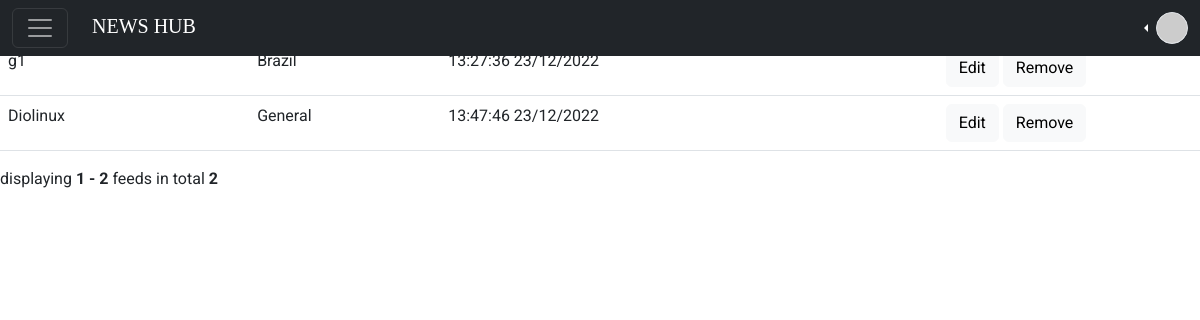
Page /feed (signed in) on the earlier database version.
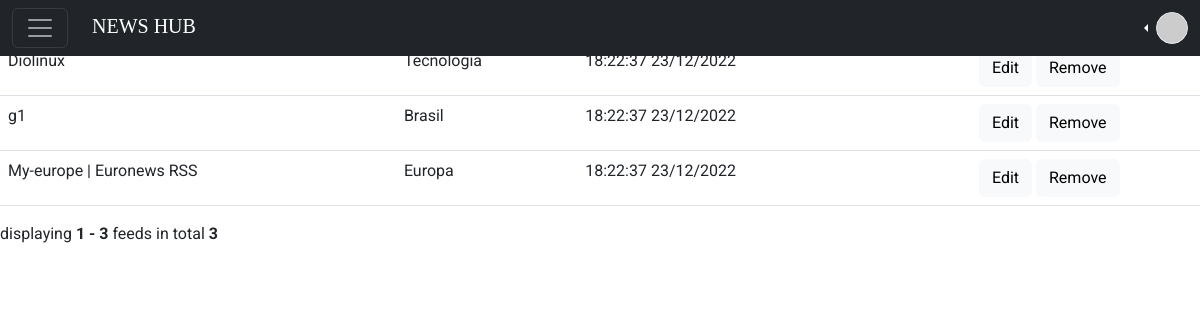
Same page on the later database version.
### app/models/Feed.py (models this page shows, shortened)
class Feed(db.Model):
    __tablename__ = 'feeds'
    id = db.Column(db.Integer, primary_key=True)
    portalname = db.Column(db.String, nullable=False)
    url = db.Column(db.String, nullable=False)
    description = db.Column(db.String)
    update_date = db.Column(db.DateTime, nullable=False)

### app/models/List.py (models this page shows, shortened)
class List(db.Model):
    __tablename__ = 'lists'
    id = db.Column(db.Integer, primary_key=True)
    name = db.Column(db.String, nullable=False)
    user_id = db.Column(db.Integer, db.ForeignKey('users.id'))
    user = db.relationship('User', foreign_keys=user_id)

### app/controllers/feed.py (the view)
@app.get("/feed")
@login_required
def list_feed():
    smtm = db.select(Feed, List, List_Feed).join(List_Feed.list).join(List_Feed.feed).where(List.user_id == current_user.id)
    feeds = db.session.execute(smtm).all()
    length = len(feeds)
    search = False
    q = request.args.get('q')
    if q:
        search = True
    page = request.args.get(get_page_parameter(), type=int, default=1)
    last_page = length // PER_PAGE + 1
    if page > last_page:
        return apology('Not Found', 404)
    i = (page-1)*PER_PAGE
    feeds = feeds[i:i+PER_PAGE]
    pagination = Pagination(page=page, total=length, search=search, record_name='feeds', per_page=PER_PAGE)
    return render_template("feed_list.html", feeds=feeds, pagination=pagination)

### app/models/User.py (called while the page is built)
    @property
    def is_authenticated(self):
        return True

    @login_manager.user_loader
    def load_user(username):
        return User.query.get(username)

### app/templates/feed_list.html (shortened to what this page needs)
{% extends "layout.html" %}
{% block main %}
<table class="table">
    <thead>
        <tr>
            <th scope="col">Portal Name</th>
            <th scope="col">Category</th>
            <th scope="col">Last Update</th>
            <th scope="col" class="text-center">Action</th>
        </tr>
    </thead>
    <tbody>
        {% for feed in feeds %}
        <tr>
            <td>{{ feed[0].portalname }}</td>
            <td>{{ feed[1].name }}</td>
            <td>{{ feed[0].update_date.strftime("%H:%M:%S %d/%m/%Y") }}</td>
            <td class="text-center">
                <a href="/feed/edit/{{feed[2].id}}" class="btn btn-light">Edit</a>
                <a href="/feed/remove/{{feed[2].id}}" class="btn btn-light">Remove</a>
            </td>
        </tr>
        {% endfor %}
    </tbody>
</table>
{{ pagination.info }}
{% endblock %}

### app/templates/layout.html (shortened to what this page needs)
<!DOCTYPE html>
<html lang="pt-br">
<head>
    <link href="https://cdn.jsdelivr.net/npm/bootstrap@5.2.3/dist/css/bootstrap.min.css" rel="stylesheet"
>
    <link rel="stylesheet" href="{{ url_for('static', filename='css/main.css')}}">
</head>
<body>
    <nav class="navbar navbar-dark bg-dark fixed-top">
        <div class="container-fluid">
            <div>
                <button class="navbar-toggler" type="button" data-bs-toggle="offcanvas"
                    data-bs-target="#offcanvasDarkNavbar" aria-controls="offcanvasDarkNavbar">
                    <span class="navbar-toggler-icon"></span>
                </button>
                <a class="navbar-brand title news-hub" href="#">NEWS HUB</a>
            </div>
            {% if current_user.username %}
            <div class="dropdown dropstart">
                <a class="nav-link dropdown-toggle" href="#" role="button" data-bs-toggle="dropdown"
                    aria-expanded="false">
                    <img src="https://avatars.dicebear.com/api/bottts/:{{current_user.id}}.svg"
                        class="rounded-circle border border-1 profile-img">
                </a>
            </div>
            {% else %}
            <div class="d-flex">
                <a class="nav-link" href="/login">Login</a>
                <a class="nav-link news-hub" href="/register">Register</a>
            </div>
            {% endif %}
    </nav>
    {% block main %}{% endblock %}
</body>
</html>

### app/static/css/main.css (style rules this page uses)
.title { font-family: 'new york times', Times, serif; font-weight: normal; }
.news-hub { margin-left: 20px; }
body { font-family: 'Roboto', sans-serif; }
.nav-link, .navbar-brand { color: white!important; }
.profile-img { width: 32px; background-color: white; }

Differences in the rows shown:
changed Feed "Diolinux": name "General" → "Tecnologia"; update_date "13:47:46 23/12/2022" → "18:22:37 23/12/2022"; moves up the list
changed Feed: name "Brazil" → "Brasil"; update_date "13:27:36 23/12/2022" → "18:22:37 23/12/2022"
added Feed: portalname "My-europe | Euronews RSS", name "Europa", update_date "18:22:37 23/12/2022"
Other differences:
{{ pagination.info }}: "displaying 1 - 2 feeds in total 2" → "displaying 1 - 3 feeds in total 3"
